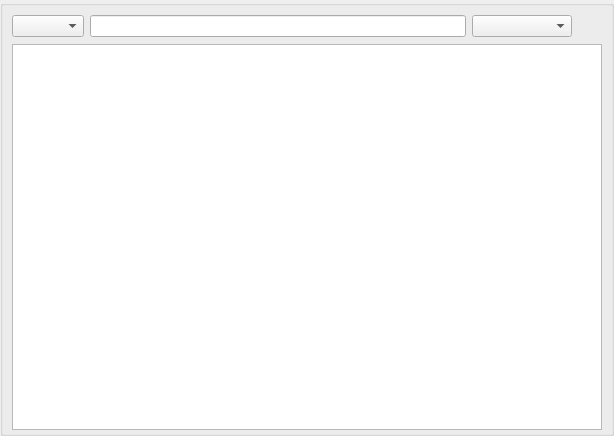
<?xml version="1.0" encoding="UTF-8"?>
<ui version="4.0">
 <class>ContentSelector</class>
 <widget class="QWidget" name="ContentSelector">
  <property name="geometry">
   <rect>
    <x>0</x>
    <y>0</y>
    <width>614</width>
    <height>436</height>
   </rect>
  </property>
  <property name="sizePolicy">
   <sizepolicy hsizetype="Minimum" vsizetype="Minimum">
    <horstretch>0</horstretch>
    <verstretch>0</verstretch>
   </sizepolicy>
  </property>
  <property name="contextMenuPolicy">
   <enum>Qt::DefaultContextMenu</enum>
  </property>
  <layout class="QVBoxLayout" name="verticalLayout">
   <property name="leftMargin">
    <number>0</number>
   </property>
   <property name="topMargin">
    <number>0</number>
   </property>
   <property name="rightMargin">
    <number>0</number>
   </property>
   <property name="bottomMargin">
    <number>0</number>
   </property>
   <item>
    <widget class="QGroupBox" name="contentGroupBox">
     <layout class="QVBoxLayout" name="verticalLayout_2">
      <property name="bottomMargin">
       <number>3</number>
      </property>
      <item>
       <widget class="QWidget" name="gameSelectorGroup" native="true">
        <property name="focusPolicy">
         <enum>Qt::NoFocus</enum>
        </property>
        <layout class="QHBoxLayout" name="horizLayout">
         <property name="leftMargin">
          <number>0</number>
         </property>
         <property name="topMargin">
          <number>0</number>
         </property>
         <property name="rightMargin">
          <number>0</number>
         </property>
         <property name="bottomMargin">
          <number>0</number>
         </property>
         <item>
          <widget class="ContentSelectorView::ComboBox" name="gameFileView">
           <property name="editable">
            <bool>false</bool>
           </property>
          </widget>
         </item>
         <item>
          <widget class="QLineEdit" name="searchFilter"/>
         </item>
         <item>
          <widget class="QComboBox" name="languageComboBox">
           <property name="minimumSize">
            <size>
             <width>100</width>
             <height>0</height>
            </size>
           </property>
           <property name="toolTip">
            <string>Select language used by ESM/ESP content files to allow OpenFallout to detect their encoding. </string>
           </property>
          </widget>
         </item>
         <item>
          <widget class="QToolButton" name="refreshButton">
           <property name="enabled">
            <bool>true</bool>
           </property>
           <property name="autoRaise">
            <bool>true</bool>
           </property>
          </widget>
         </item>
        </layout>
       </widget>
      </item>
      <item>
       <widget class="QTableView" name="addonView">
        <property name="sizePolicy">
         <sizepolicy hsizetype="Expanding" vsizetype="Expanding">
          <horstretch>0</horstretch>
          <verstretch>0</verstretch>
         </sizepolicy>
        </property>
        <property name="contextMenuPolicy">
         <enum>Qt::DefaultContextMenu</enum>
        </property>
        <property name="acceptDrops">
         <bool>true</bool>
        </property>
        <property name="editTriggers">
         <set>QAbstractItemView::NoEditTriggers</set>
        </property>
        <property name="dragEnabled">
         <bool>true</bool>
        </property>
        <property name="dragDropOverwriteMode">
         <bool>false</bool>
        </property>
        <property name="dragDropMode">
         <enum>QAbstractItemView::DragDrop</enum>
        </property>
        <property name="defaultDropAction">
         <enum>Qt::MoveAction</enum>
        </property>
        <property name="alternatingRowColors">
         <bool>true</bool>
        </property>
        <property name="selectionMode">
         <enum>QAbstractItemView::ExtendedSelection</enum>
        </property>
        <property name="selectionBehavior">
         <enum>QAbstractItemView::SelectRows</enum>
        </property>
        <property name="textElideMode">
         <enum>Qt::ElideLeft</enum>
        </property>
        <property name="showGrid">
         <bool>false</bool>
        </property>
        <attribute name="horizontalHeaderVisible">
         <bool>false</bool>
        </attribute>
        <attribute name="horizontalHeaderStretchLastSection">
         <bool>true</bool>
        </attribute>
        <attribute name="verticalHeaderVisible">
         <bool>false</bool>
        </attribute>
       </widget>
      </item>
     </layout>
    </widget>
   </item>
  </layout>
 </widget>
 <customwidgets>
  <customwidget>
   <class>ContentSelectorView::ComboBox</class>
   <extends>QComboBox</extends>
   <header>components/contentselector/view/combobox.hpp</header>
  </customwidget>
 </customwidgets>
 <resources/>
 <connections/>
</ui>
